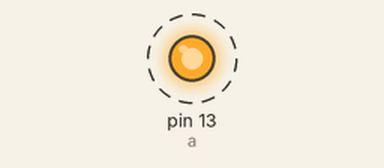
Simulated run of this sketch. Board: Arduino Uno, built with avr-gcc and run on an emulated ATmega328P. Parts: output pins drawn as LEDs (lit = HIGH). Dashed ring = blinking.

Above: at 0.5 s.
Timing chart, 0 to 4.6 s (numbered marks = the images above):
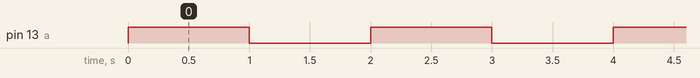

The sketch:

blink2.ino
```cpp
/* 本示例解释两种注释方法，同时运行最简单的实例文件“blink”，同时基本了解Arduino的运行模式。*/

int a = 13;//定义全局变量LED_BUILTIN为整数13,13可以有很多含义，在不同的函数下13代表不同的含义。

// setup函数只运行最开始的一次
void setup() {
  pinMode(a, OUTPUT);  //定义a引脚（13号引脚）为输出模式。
}

// loop函数会一直循环运行
void loop() {
  digitalWrite(a, HIGH);   // 让a引脚处于高电平（有电），“数字写”的含义为数字输出（最高电压5v或最低电压0v）。
  delay(1000);                       // 等待1000毫秒
  digitalWrite(a, LOW);    // 让a引脚处于低电平（没电）。
  delay(1000);                       //
}
```

Measured:
- by itself, pin 13 (a): alternates HIGH for 1.0 s and LOW for 1.0 s
